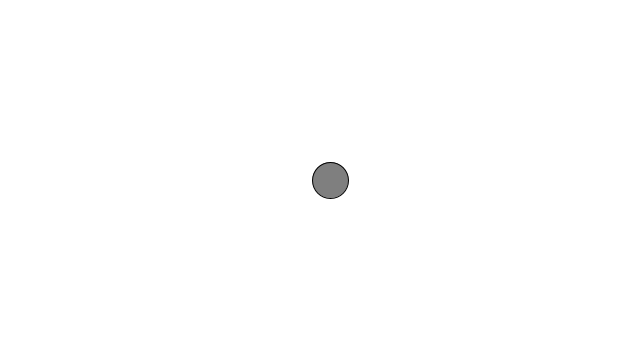
Frame 1 (no input)
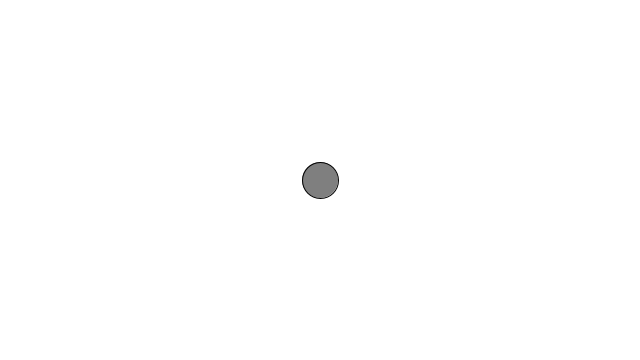
Frame 60 (the mouse pressed at the canvas centre just before this capture)
Frame 120 (the mouse held since frame 60 and released just before this capture): identical to frame 60, image omitted

The Processing sketch that drew these frames (run headless with seeded random() and noise(); from frame 60 on, the mouse is pressed at the canvas centre):

// Processing sketch: SimpleharmonicMotion
// ── SimpleharmonicMotion.pde
float amplitude = 50;
float period = 30;

void setup() {
  size(640, 360);
}

void draw() {
  background(255);
  translate(width/2, height/2);
  
  float x =amplitude * sin((frameCount/period)*TWO_PI);
  fill(127);
  stroke(0);
  line(0, 0, x, 0);
  ellipse(x, 0, 36, 36);
}
